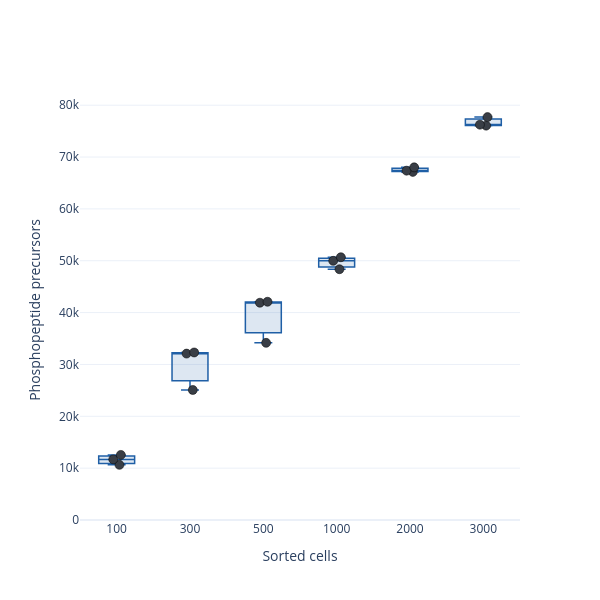

Notebook code cell kept with this figure:
### Markdown cell above
# Supplementary Figure 3a

Phosphopeptide-precursor depth vs sorted-cell number (HeLa nanoPhos) — the identification-depth counterpart to the Class I depth in Fig. 3a, same boxplot convention. Phosphopeptide precursors = unique phosphorylated precursors (charge-distinct `EG.PrecursorId`), localization-independent, per Bekker-Jensen et al. 2020.

### Code cell
# Supplementary Figure 3a — phosphopeptide-precursor depth vs sorted-cell number (HeLa nanoPhos).
# Identification-depth counterpart to the Class I depth in Fig. 3a. Phosphopeptide precursors =
# unique phosphorylated precursors (charge-distinct EG.PrecursorId), localization-independent,
# per Bekker-Jensen et al. 2020. Counted per RUN, decoys removed (n=3 per cell number).
import os
import numpy as np
import pandas as pd
import plotly.graph_objects as go
from core import _hex_to_rgba

PREC_DIR = r'pride_data/analysis/figure3'
HELA_CELL_ORDER = [100, 300, 500, 1000, 2000, 3000]

def count_phosphoprecursors_per_run(path):
    """Unique phosphorylated precursors (EG.PrecursorId) per run; decoys removed."""
    df = pd.read_csv(path, sep='\t',
                     usecols=['R.FileName', 'EG.ModifiedSequence', 'EG.PrecursorId', 'EG.IsDecoy'],
                     low_memory=False)
    decoy = (df['EG.IsDecoy'].astype(str).str.lower().isin(['true', '1'])
             if df['EG.IsDecoy'].dtype != bool else df['EG.IsDecoy'])
    df = df[~decoy]
    df = df[df['EG.ModifiedSequence'].astype(str).str.contains('Phospho', case=False, na=False)]
    return df.groupby('R.FileName')['EG.PrecursorId'].nunique().tolist()

hela_precursors = {}   # {cell_number: [per-run counts]}
for n in HELA_CELL_ORDER:
    p = os.path.join(PREC_DIR, f'nanoPhos_new_HeLa_sorted_{n}cells_Report.tsv')
    if os.path.exists(p):
        hela_precursors[n] = count_phosphoprecursors_per_run(p)

print(f"{'cells':>6}  {'n':>3}  {'mean':>8}  {'SD':>6}  {'CV%':>5}")
for n in sorted(hela_precursors):
    c = np.array(hela_precursors[n]); sd = c.std(ddof=1) if len(c) > 1 else 0.0
    print(f"{n:>6}  {len(c):>3}  {int(round(c.mean())):>8,}  {int(round(sd)):>6,}  {100*sd/c.mean():>5.1f}")

BOX_COLOR, POINT_COLOR = '#1F5FA6', '#393E46'   # blue = phosphopeptide-precursor depth (as Suppl Fig 1b)
order = [n for n in HELA_CELL_ORDER if n in hela_precursors]
fig = go.Figure()
for n in order:
    ys = hela_precursors[n]
    fig.add_trace(go.Box(
        y=ys, x=[str(n)] * len(ys), name=str(n),
        boxpoints='all', jitter=0.3, pointpos=0,
        marker=dict(size=9, color=POINT_COLOR, line=dict(width=0.5, color='black')),
        line=dict(color=BOX_COLOR, width=1.5), fillcolor=_hex_to_rgba(BOX_COLOR, 0.15),
        showlegend=False))
fig.update_layout(template='plotly_white', width=600, height=600,
                  xaxis_title='Sorted cells', yaxis_title='Phosphopeptide precursors', showlegend=False)
fig.update_xaxes(categoryorder='array', categoryarray=[str(n) for n in order])
fig.update_yaxes(range = [0, 81000])
fig.show()
#fig.write_image(r'figures/figure3/suppl_figure3a.pdf', width=600, height=600)

### Figure 1 — Plotly figure (JSON) as saved in the notebook; plotly's stock layout.template omitted (floating-point values rounded to 4 significant figures)
{"data": [{"boxpoints": "all", "fillcolor": "rgba(31, 95, 166, 0.15)", "jitter": 0.3, "line": {"color": "#1F5FA6", "width": 1.5}, "marker": {"color": "#393E46", "line": {"color": "black", "width": 0.5}, "size": 9}, "name": "100", "pointpos": 0, "showlegend": false, "type": "box", "x": ["100", "100", "100"], "y": [10632, 11691, 12551]}, {"boxpoints": "all", "fillcolor": "rgba(31, 95, 166, 0.15)", "jitter": 0.3, "line": {"color": "#1F5FA6", "width": 1.5}, "marker": {"color": "#393E46", "line": {"color": "black", "width": 0.5}, "size": 9}, "name": "300", "pointpos": 0, "showlegend": false, "type": "box", "x": ["300", "300", "300"], "y": [25080, 32309, 32088]}, {"boxpoints": "all", "fillcolor": "rgba(31, 95, 166, 0.15)", "jitter": 0.3, "line": {"color": "#1F5FA6", "width": 1.5}, "marker": {"color": "#393E46", "line": {"color": "black", "width": 0.5}, "size": 9}, "name": "500", "pointpos": 0, "showlegend": false, "type": "box", "x": ["500", "500", "500"], "y": [34165, 42091, 41904]}, {"boxpoints": "all", "fillcolor": "rgba(31, 95, 166, 0.15)", "jitter": 0.3, "line": {"color": "#1F5FA6", "width": 1.5}, "marker": {"color": "#393E46", "line": {"color": "black", "width": 0.5}, "size": 9}, "name": "1000", "pointpos": 0, "showlegend": false, "type": "box", "x": ["1000", "1000", "1000"], "y": [48367, 50676, 49980]}, {"boxpoints": "all", "fillcolor": "rgba(31, 95, 166, 0.15)", "jitter": 0.3, "line": {"color": "#1F5FA6", "width": 1.5}, "marker": {"color": "#393E46", "line": {"color": "black", "width": 0.5}, "size": 9}, "name": "2000", "pointpos": 0, "showlegend": false, "type": "box", "x": ["2000", "2000", "2000"], "y": [68012, 67367, 67128]}, {"boxpoints": "all", "fillcolor": "rgba(31, 95, 166, 0.15)", "jitter": 0.3, "line": {"color": "#1F5FA6", "width": 1.5}, "marker": {"color": "#393E46", "line": {"color": "black", "width": 0.5}, "size": 9}, "name": "3000", "pointpos": 0, "showlegend": false, "type": "box", "x": ["3000", "3000", "3000"], "y": [76058, 77700, 76239]}], "layout": {"height": 600, "showlegend": false, "width": 600, "xaxis": {"categoryarray": ["100", "300", "500", "1000", "2000", "3000"], "categoryorder": "array", "title": {"text": "Sorted cells"}}, "yaxis": {"range": [0, 81000], "title": {"text": "Phosphopeptide precursors"}}}}
